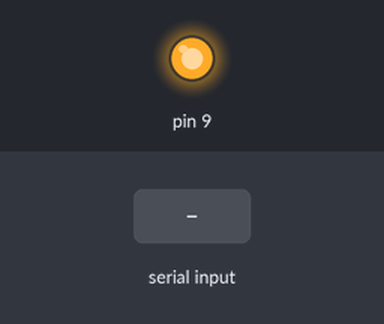
Recording of a sketch running on a simulated Arduino Uno, built with avr-gcc and run on an emulated ATmega328P. Shown: output pins drawn as LEDs (lit = HIGH). The inputs (shaded band) are chosen by the test bench.

Above: at 1.2 s.
1.3 s: "0" received over Serial
At 1.8 s:
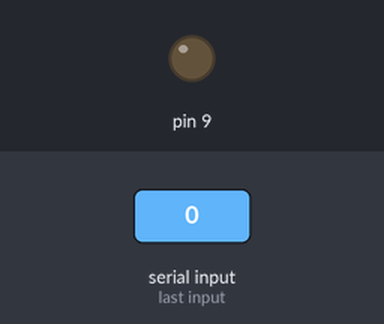
2.8 s: "1" received over Serial
At 4.1 s:
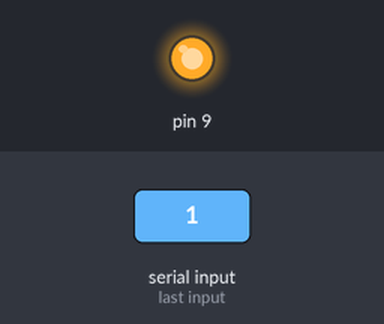
Timing chart, 0 to 5.8 s (numbered marks = the images above; inputs shaded):
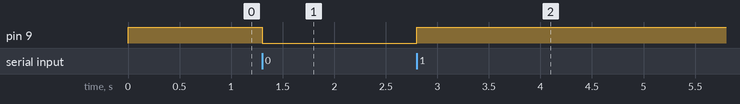

The sketch:

sketch_jul16c.ino
```cpp
void setup() {
  pinMode(9, OUTPUT);
  Serial.begin(9600);
  digitalWrite(9, HIGH);
}

void loop() {
 if (Serial.available()){
  int valor = Serial.read();
  if (valor == 48){
    digitalWrite(9, LOW);
  }
  if (valor == 49){
    digitalWrite(9, HIGH);
  }
 }

}
```

Measured:
- after the input at 1.3 s, pin 9: HIGH → LOW at once
- after the input at 2.8 s, pin 9: LOW → HIGH at once
